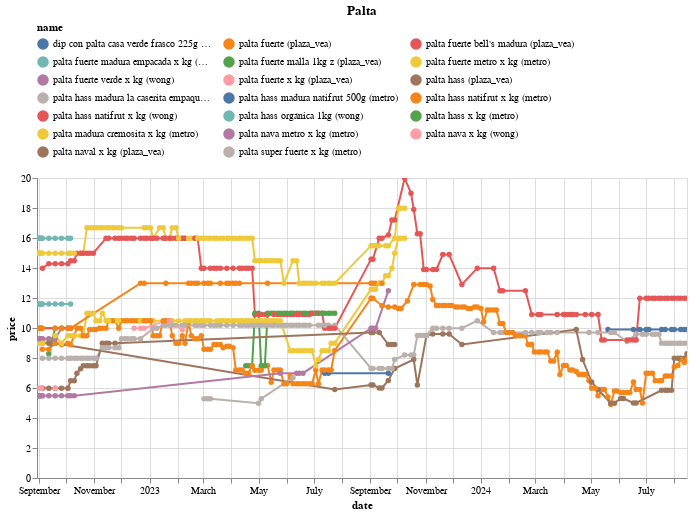

Here is the notebook cell this chart was saved with:
### Code cell
(df
 .loc[df.name.isin(names)]
 .pipe(alt.Chart)
 .mark_line(point=True)
 .encode(x='date', y='price', color='name', tooltip=['name','price'])
 .properties(width=650, title='Palta')
 .interactive()
 .configure_legend(orient='top', columns=3)
)

### Figure 1 — Vega-Lite specification as saved in the notebook (floating-point values rounded to 4 significant figures; data arrays with more than 128 entries replaced by an {"elided": "..."} marker saying what was removed)
{"config": {"view": {"continuousWidth": 300, "continuousHeight": 300}, "legend": {"columns": 3, "orient": "top"}}, "data": {"name": "data-2963b6aef8afc0e976325dcae4df2328"}, "mark": {"type": "line", "point": true}, "encoding": {"color": {"field": "name", "type": "nominal"}, "tooltip": [{"field": "name", "type": "nominal"}, {"field": "price", "type": "quantitative"}], "x": {"field": "date", "type": "temporal"}, "y": {"field": "price", "type": "quantitative"}}, "params": [{"name": "param_14", "select": {"type": "interval", "encodings": ["x", "y"]}, "bind": "scales"}], "title": "Palta", "width": 650, "$schema": "https://vega.github.io/schema/vega-lite/v5.20.1.json", "datasets": {"data-2963b6aef8afc0e976325dcae4df2328": {"elided": "837 records"}}}
